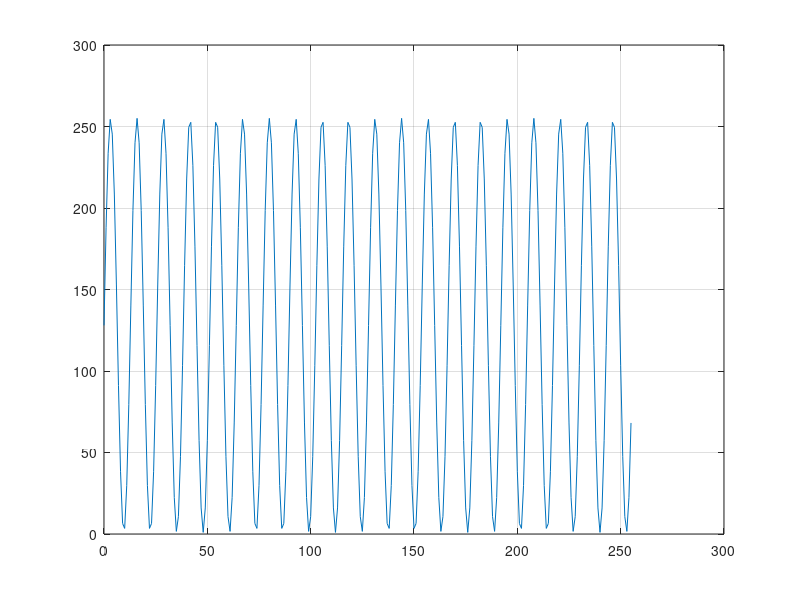
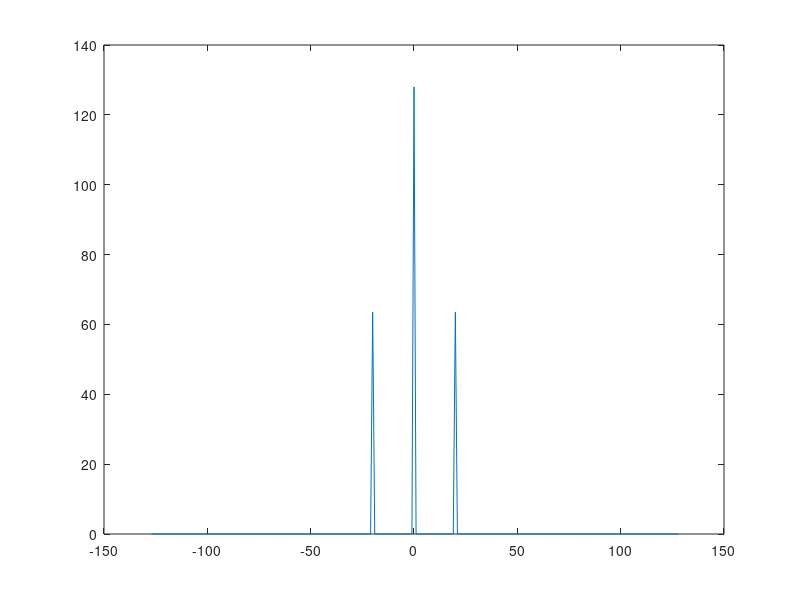

Reproduce these figures in MATLAB, in order.
clear all
close all

M = 256;
x = [0:M-1];
fx = 128 + 127 * sin((2 * 20 * pi * x) / 256); 
plot(x,fx);
grid on

for u = -(M/2-1):M/2
    m = 0;
    for x = 0:M-1
        m = m + fx(x+1) * exp((-j*2*pi*u*x)/M);
    end
    fu(u+M/2) = m / M;
end

figure
u = -(M/2-1):M/2;
plot(u,abs(fu))